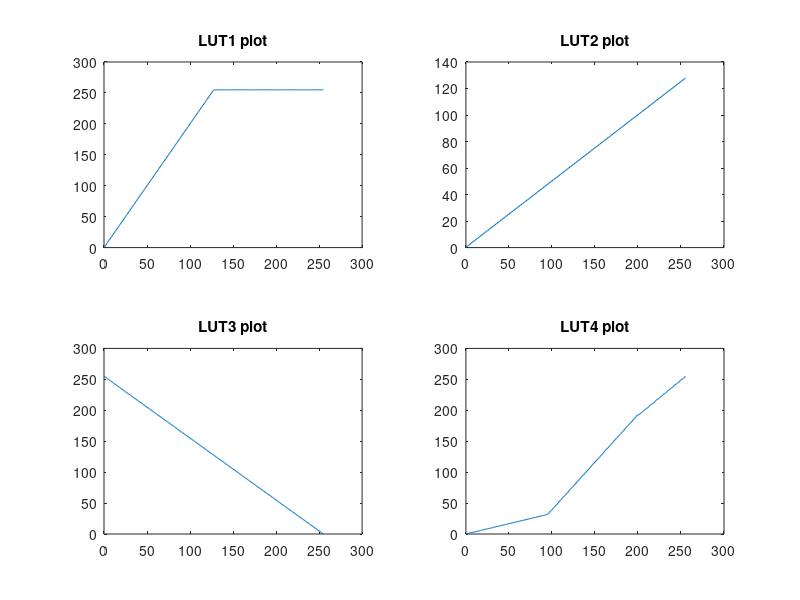

This chart was generated by the following MATLAB code: (Note: this script raises an error after producing the figure.)
%% Fall 2021. BMED318. hw03.

%% Histogram Stretching.
% (1)
clc, clear all, close all;

xx = 0:255;
lut1 = 2*xx;
lut2 = (1/2)*xx;
lut3 = -xx+255;
t1 = (32/96)*[1:96]; 
t2 = (160/104)*([97:200]-96) + 32; 
t3 = (63/55)*([200:255]-200) + 192;
lut4 = floor([t1 t2 t3]);

xx = uint8(xx);
lut1 = uint8(lut1);
lut2 = uint8(lut2);
lut3 = uint8(lut3);
lut4 = uint8(lut4);
% (2)
figure;
subplot(2,2,1), plot(xx,lut1); title('LUT1 plot');
subplot(2,2,2), plot(xx,lut2); title('LUT2 plot');
subplot(2,2,3), plot(xx,lut3); title('LUT3 plot');
subplot(2,2,4), plot(xx,lut4); title('LUT4 plot');
% (3)-a/b
x = imread('x-ray.png');
% (3)-c
x1 = Image_Adjust_LUT(x,lut1);
x2 = Image_Adjust_LUT(x,lut2);
x3 = Image_Adjust_LUT(x,lut3);
x4 = Image_Adjust_LUT(x,lut4);
% (3)-d
figure;
subplot(2,2,1), imshow(x1); title('x1 image');
subplot(2,2,2), imshow(x2); title('x2 image');
subplot(2,2,3), imshow(x3); title('x3 iamge');
subplot(2,2,4), imshow(x4); title('x4 image');


%% Histogram Equalization.
% (4)-a
figure, subplot(1,3,1), imshow(x2); subplot(1,3,2), imshow(x2,[]);
% (4)-b/c
x2_eq = hequal(x2);
subplot(1,3,3), imshow(x2_eq);
% Q : 세 영상을 비교하여 차이점을 4장에서 배운 이론을 근간으로 하여 간단히 설명하시오.
% A : 첫 번째는 uint8 typee을 imshow한 영상으로, 0-255 범위의 영상을 출력하였다.
% 두 번째는 같은 uint8 type이지만, 뒤에 []를 붙임으로서 출력 범위에 제한을 둬, grayscale의 min-max 범위의
% 영상이 출력되었다.
% 마지막 세 번째는 histogram equalization을 시행하여, 영상의 모든 grayscale의 빈도수를 맞춘 후
% 출력하였다.

%% Histogram Specification.
% (5)-a
x_ray2 = imread('x_ray2.png');
% (5)-b
x_ray_HE = hequal(x_ray2);
% (5)-c
figure;
subplot(1,2,1), imshow(x_ray2); title('x-ray2 image');
subplot(1,2,2), imshow(x_ray_HE); title('x-ray-HE image');
% (5)-d
load hist_desired.mat
% (5)-e
hist_xray2 = imhist(x_ray2);
% (5)-f
cdf_desired = CDF(hist_desired);
cdf_input = CDF(hist_xray2);
% (5)-g
LUT = uint8(round(255*cdf_desired));
% (5)-h
x_ray_HS = LUT(x_ray2 + 1);
% (5)-i
figure;
subplot(1,3,1), imshow(x_ray2); title('x-ray2 image');
subplot(1,3,2), imshow(x_ray_HE); title('x-ray-HE image');
subplot(1,3,3), imshow(x_ray_HS); title('x-ray-HS image');
% Q : Which one looks better ?
% A : histogram specification을 적용한 x_ray_HS 영상이 더 좋아보인다. 왜냐하면 histogram
% equalization(x_ray_HE)보다 명암이 뚜렷하고 뼈속이 잘 보인다.
